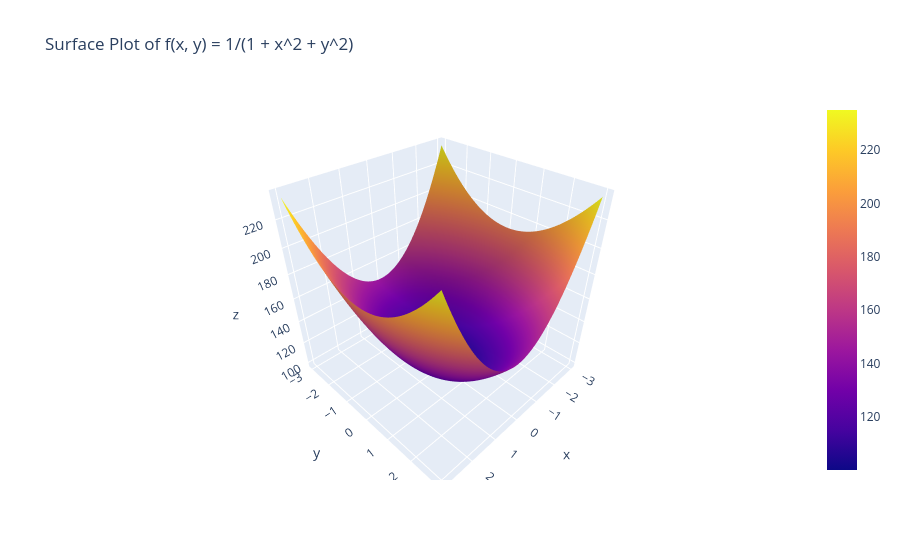

Notebook source saved alongside this figure:
### Code cell
x = np.linspace(-3, 3, 100)
y = np.linspace(-3, 3, 100)

# Create meshgrid for 2D arrays
X, Y = np.meshgrid(x, y)


#Z = ((X + Y + 1)**0.5) / (X - 1)
#Z = X*(np.log(Y**2 - X))
#Z = (9 - X**2 - Y**2)**0.5
#Z = (np.log(Y - X))/((X - Y + 1)**0.5)
Z = 100 + 10*(X**2) + 5*(Y**2)

# Create 3D surface plot using Plotly
fig = go.Figure(data=[go.Surface(z=Z, x=x, y=y)])

# Update layout
fig.update_layout(title='Surface Plot of f(x, y) = 1/(1 + x^2 + y^2)',
                  scene = dict(
                      xaxis_title='x',
                      yaxis_title='y',
                      zaxis_title='z'))

# Show the plot
fig.show()
